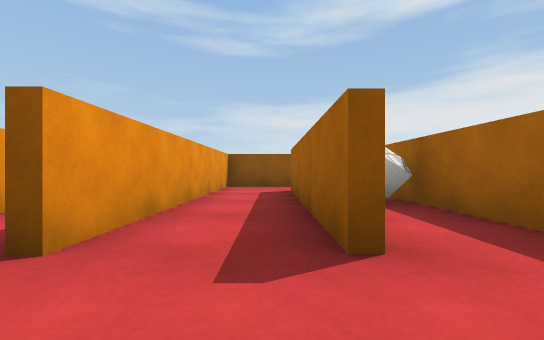
[1] (above)

24 first-person views from a walk through a scene from a Unity 3-D project. The camera is 0.5 m above the floor, looks level and sees 90° across. The floor is counted in squares, 1 m on a side. Each view is taken from the middle of a square. On the plan, view 1 faces up. The plan holds only what a view shows up to about 9 squares ahead; the rest is blank. The place goes on beyond the plan. The player is left out. Surface patterns are stand-ins for the level's own textures.

[2]
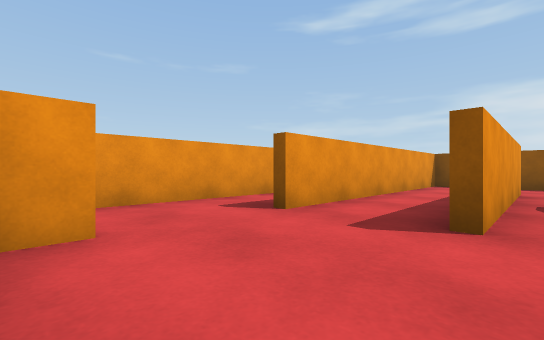

[3]
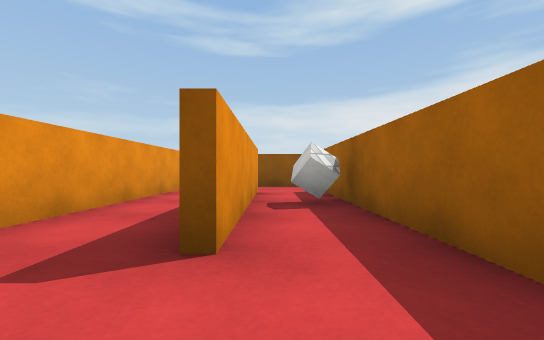

[4]
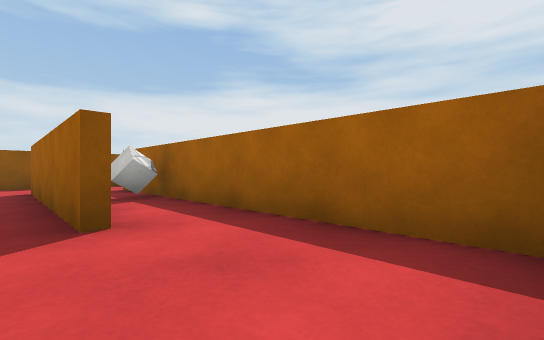

[5]
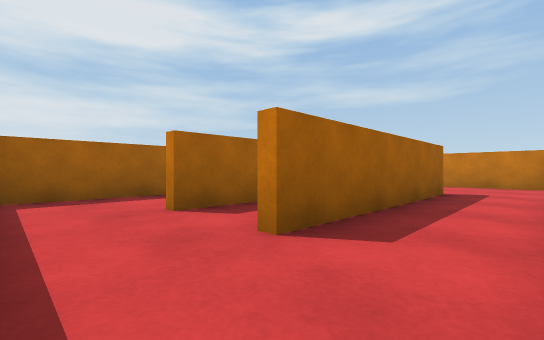

[6]
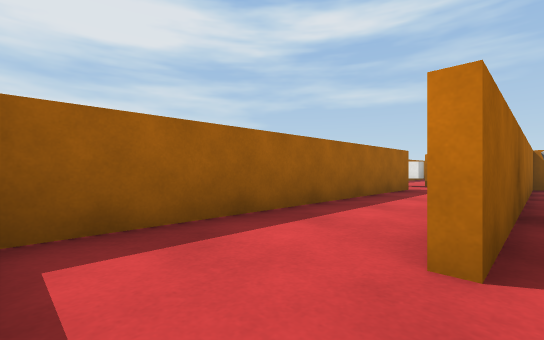

[7]
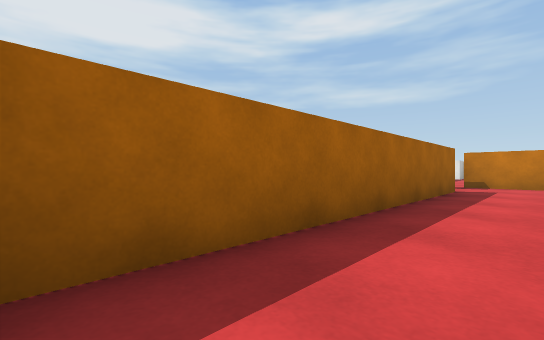

[8]
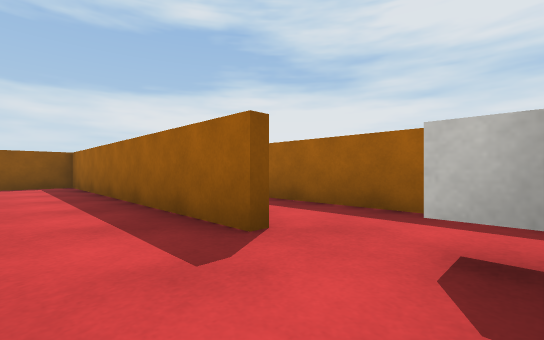

[9]
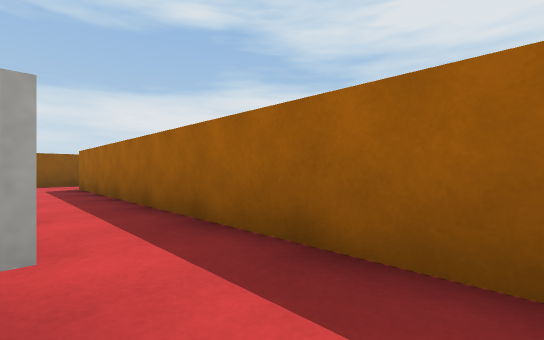

[10]
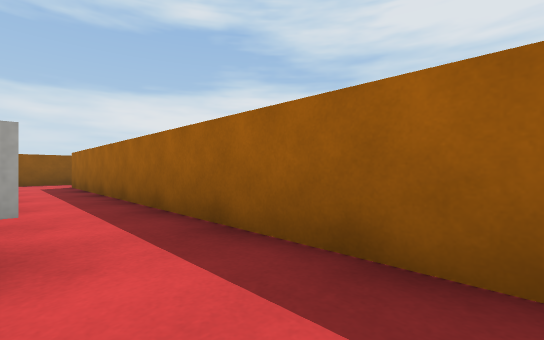

[11]
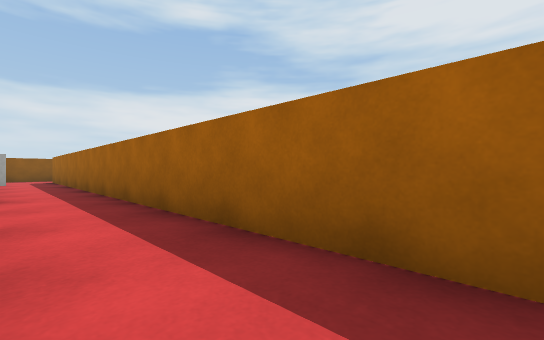

[12]
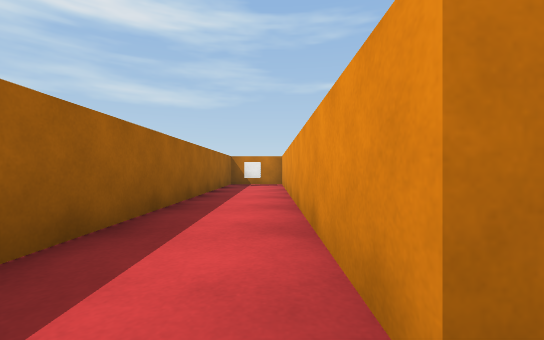

[13]
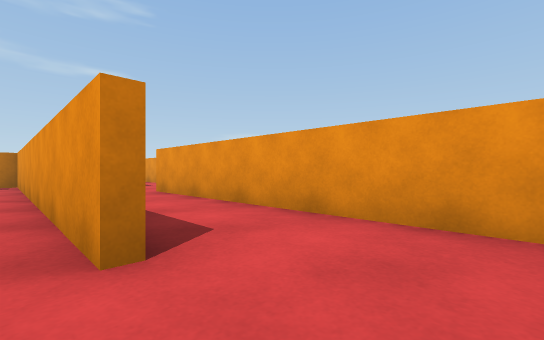

[14]
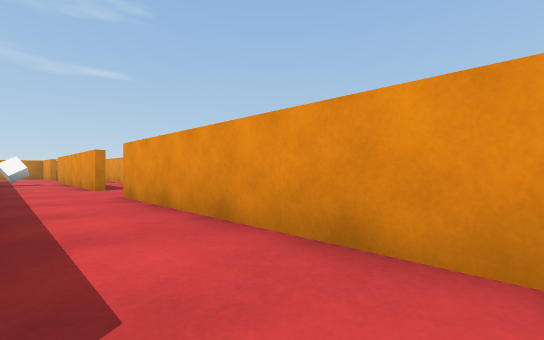

[15]
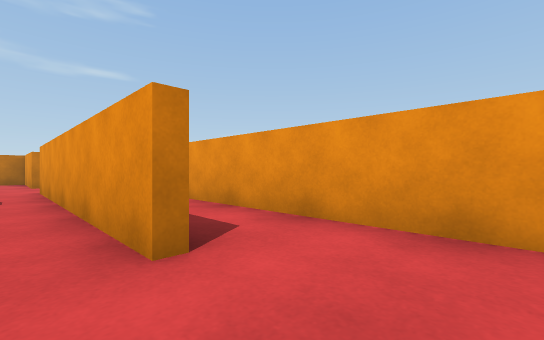

[16]
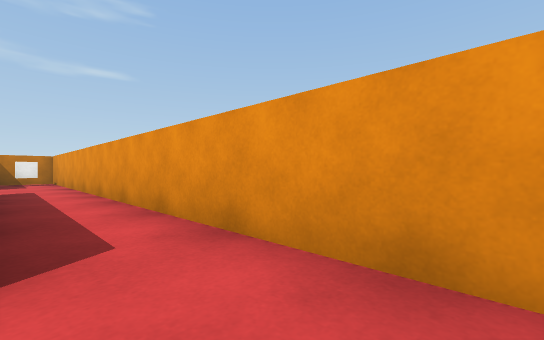

[17]
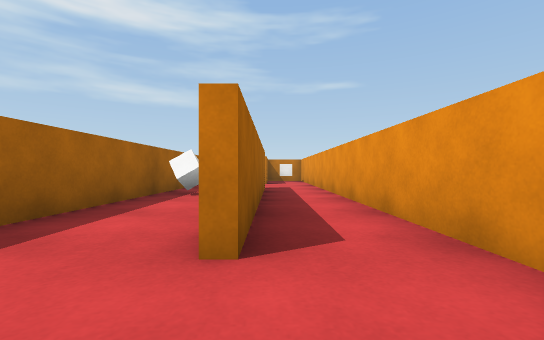

[18]
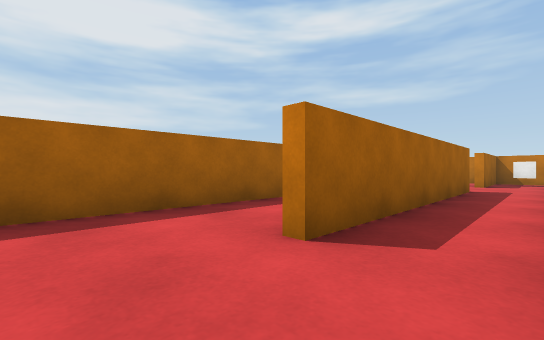

[19]
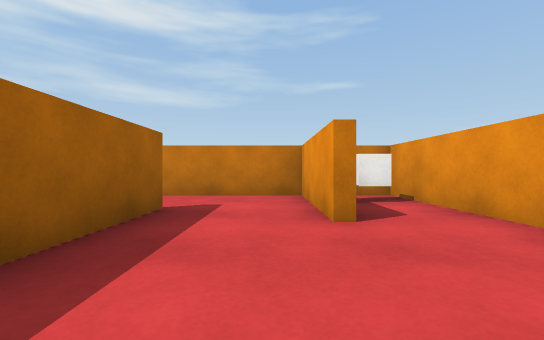

[20]
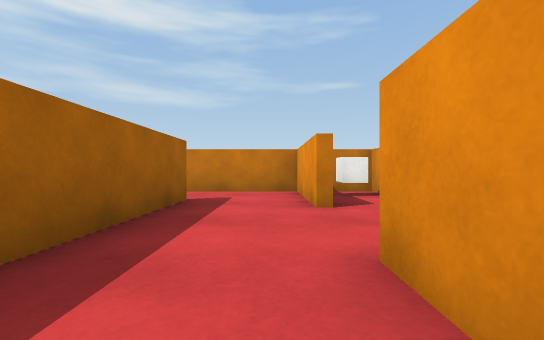

[21]
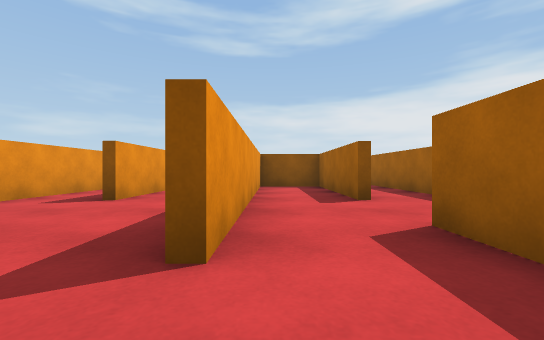

[22]
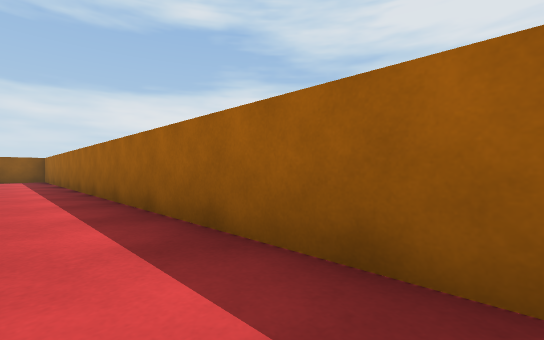

[23]
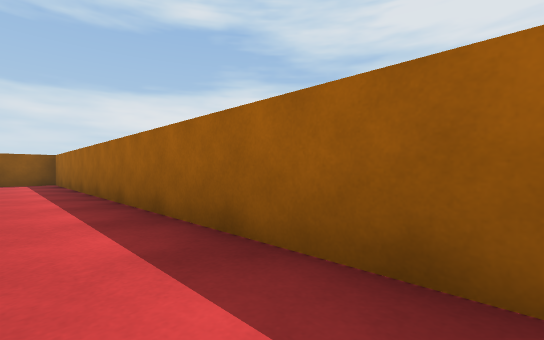

[24]
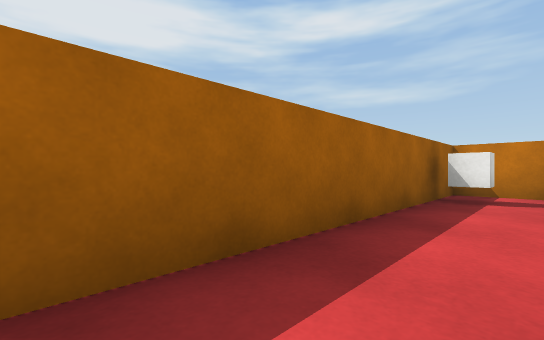

### Floor plan
Points are (right, up) in squares from view 1. A wall is a line through its corners. A room is listed if a view was taken in it or the views show most of it. See-through windows are left out.
Room 1 (views 1, 2, 3, 4, 5, 6)
walls: (-3.1, 3.2) (-3.1, -0.1); (0.5, 1.5) (0.5, 6.5); (-1.3, -0.5) (-1.3, -1); (0.7, 6.2) (0.7, 1.6); (-1, -1.3) (2.2, -1.3); (2.2, -1) (2.2, 6.5); (2.4, 8.3) (-1.3, 8.3) (-1.3, 1.5)
ways out: opening at (2, 7.5) to room 2
Room 2 (views 7, 8)
walls: (4.4, 0.6) (4.4, 8.3) (2.4, 8.3); (3, -1.3) (4.6, -1.3)
ways out: opening at (2, 7.5) to room 1; opening at (4, -0.5) to room 8
Room 3 (views 9, 10, 11, 12, 13)
walls: (4.6, -3.5) (4.6, -12.2); (6.4, -12) (6.4, -1.5)
ways out: opening at (4, -3) to room 4; opening at (5, -2) to room 8
Room 4 (views 14, 15, 19, 20)
walls: (2.4, -10.5) (2.4, -16.5); (2.4, -2) (2.4, -8.4); (4.4, -18.6) (4.4, -9)
ways out: opening at (4, -3) to room 3; opening at (2, -17.5) to room 5; opening at (2, -9.5) to room 5; opening at (3, -19) to room 10
Room 5 (views 16, 17, 18)
walls: (2.2, -16.5) (2.2, -10.5); (0.7, -9) (0.7, -21.4) (2, -21.4); (2.2, -20.4) (2.2, -18.6)
ways out: opening at (2, -17.5) to room 4; opening at (2, -9.5) to room 4
objects: cube (1, -20)
Room 6 (view 21)
walls: (6.4, -19.6) (6.4, -18.5); (4.6, -18.4) (4.6, -19.6)
ways out: opening at (5, -19) to room 9; opening at (4, -20.5) to room 10
Room 7 (views 22, 23, 24)
walls: (8.3, -21) (8.3, -3.8) (7, -3.8); (7, -21.4) (7.8, -21.4)
ways out: opening at (6, -17.5) to room 9
objects: cube (8, -20)
Room 8 (no view inside)
walls: (6.8, 8.3) (5.4, 8.3); (6.4, -1.5) (6.4, 6.5)
ways out: opening at (4, -0.5) to room 2; opening at (5, -2) to room 3; opening at (6, 7.5)
objects: cube (5, -1)
Room 9 (no view inside)
walls: (6.4, -16.5) (6.4, -12.8) (4.6, -12.8) (4.6, -18.4)
ways out: opening at (5, -19) to room 6; opening at (6, -17.5) to room 7
Room 10 (no view inside)
walls: (4.4, -19.6) (4.4, -18.6); (2.4, -18.6) (2.4, -21.4) (5.2, -21.4)
ways out: opening at (3, -19) to room 4; opening at (4, -20.5) to room 6

Where each view was taken, in squares from view 1:
view 1: 0 up, 0 right, facing up
view 2: 1 down, 1 right, facing up-left
view 3: 0 up, 1 right, facing up
view 4: 1 down, 0 right, facing up-right
view 5: 8 up, 1 left, facing down-right
view 6: 8 up, 2 right, facing down-right
view 7: 8 up, 3 right, facing down-right
view 8: 1 down, 3 right, facing up-right
view 9: 2 down, 5 right, facing up-right
view 10: 3 down, 5 right, facing up-right
view 11: 7 down, 5 right, facing up-right
view 12: 3 down, 5 right, facing down
view 13: 2 down, 5 right, facing down-left
view 14: 3 down, 4 right, facing down-left
view 15: 9 down, 3 right, facing down-left
view 16: 9 down, 2 right, facing down-left
view 17: 9 down, 2 right, facing down
view 18: 9 down, 1 right, facing down-right
view 19: 16 down, 3 right, facing down
view 20: 15 down, 3 right, facing down
view 21: 21 down, 5 right, facing up
view 22: 18 down, 7 right, facing up-right
view 23: 15 down, 7 right, facing up-right
view 24: 15 down, 7 right, facing down-right
